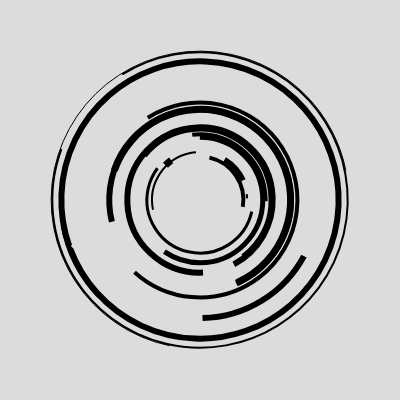
Frame 1 (no input)
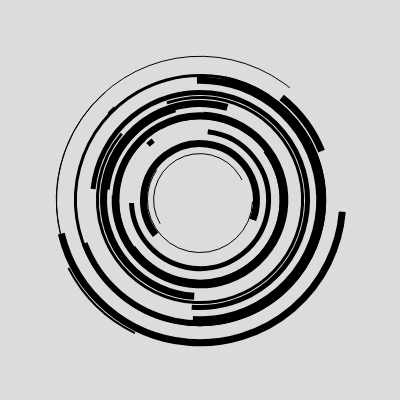
Frame 2 (the mouse pressed at the canvas centre, redrawn once)

The p5.js sketch that drew these frames (run headless with seeded random() and noise() and a simulated clock; the mouse was pressed at the canvas centre and the sketch redrawn once):

// p5.js sketch
// ── sketch.js
let n = 25;

function setup() {
  createCanvas(400, 400);
}

function draw() {
  background(220);
  noFill();
  strokeCap(SQUARE);
  translate(width/2, height/2);

  for (let i=0; i<n; i++){
    strokeWeight(floor(random(8)));
    r = random(width/5, 3*width/4);
    arc(0, 0, r, r, random(TWO_PI), random(TWO_PI));
  }
  noLoop();
}

function mouseReleased() {
  loop();
}
